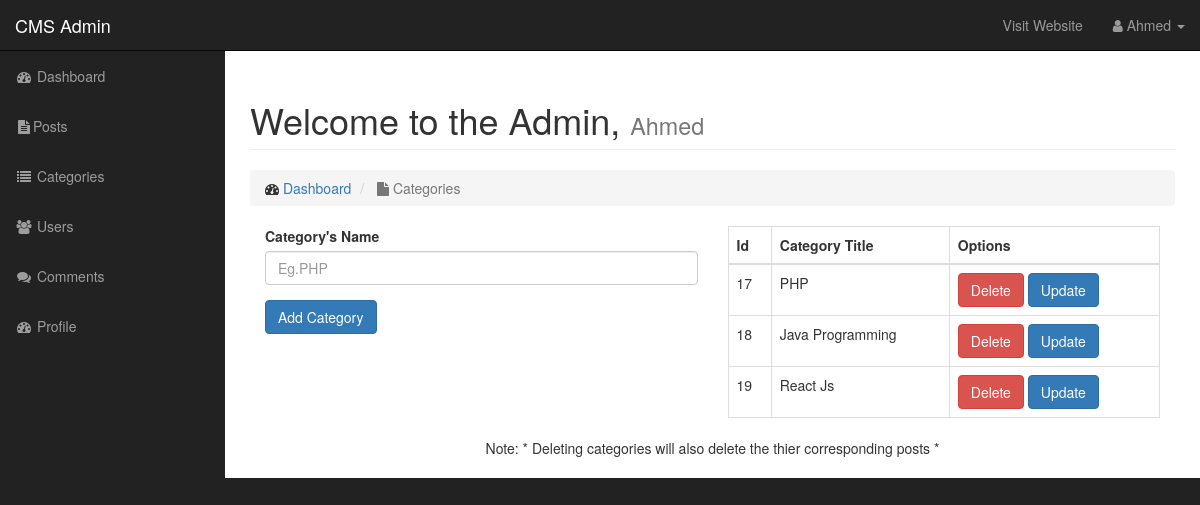
Screenshot of /admin/categories.php (signed in) with the database file from the repository.
### tables this page shows
CREATE TABLE `categories` (
  `cat_id` int(3) NOT NULL,
  `cat_title` varchar(32) NOT NULL
);

### admin/includes/view_all_categories.php (the view)
<?php
$query = "SELECT * FROM categories";
$get_categories = mysqli_query($connection, $query);
while($row = mysqli_fetch_assoc($get_categories)){
$cat_id = $row['cat_id'];
$cat_title = $row['cat_title'];
echo "<tr><td>{$cat_id}</td><td>{$cat_title}</td>
<td><a class='btn btn-danger' data-toggle='modal' data-target='#myModal' data-href='categories.php?delete=$cat_id' href='javascript:void(0)'>Delete</a> <a class='btn btn-primary' href='categories.php?update={$cat_id}'>Update</a></td></tr>";
}
?>

### admin/css/sb-admin.css (style rules this page uses)
body { margin-top: 100px; background-color: #222; }
@media (min-width:768px) { body { margin-top: 50px; } }

### rows the page displays
categories: cat_id "17", cat_title "PHP"
categories: cat_id "18", cat_title "Java Programming"
categories: cat_id "19", cat_title "React Js"

### other values shown
$_SESSION['username'] "Ahmed"
